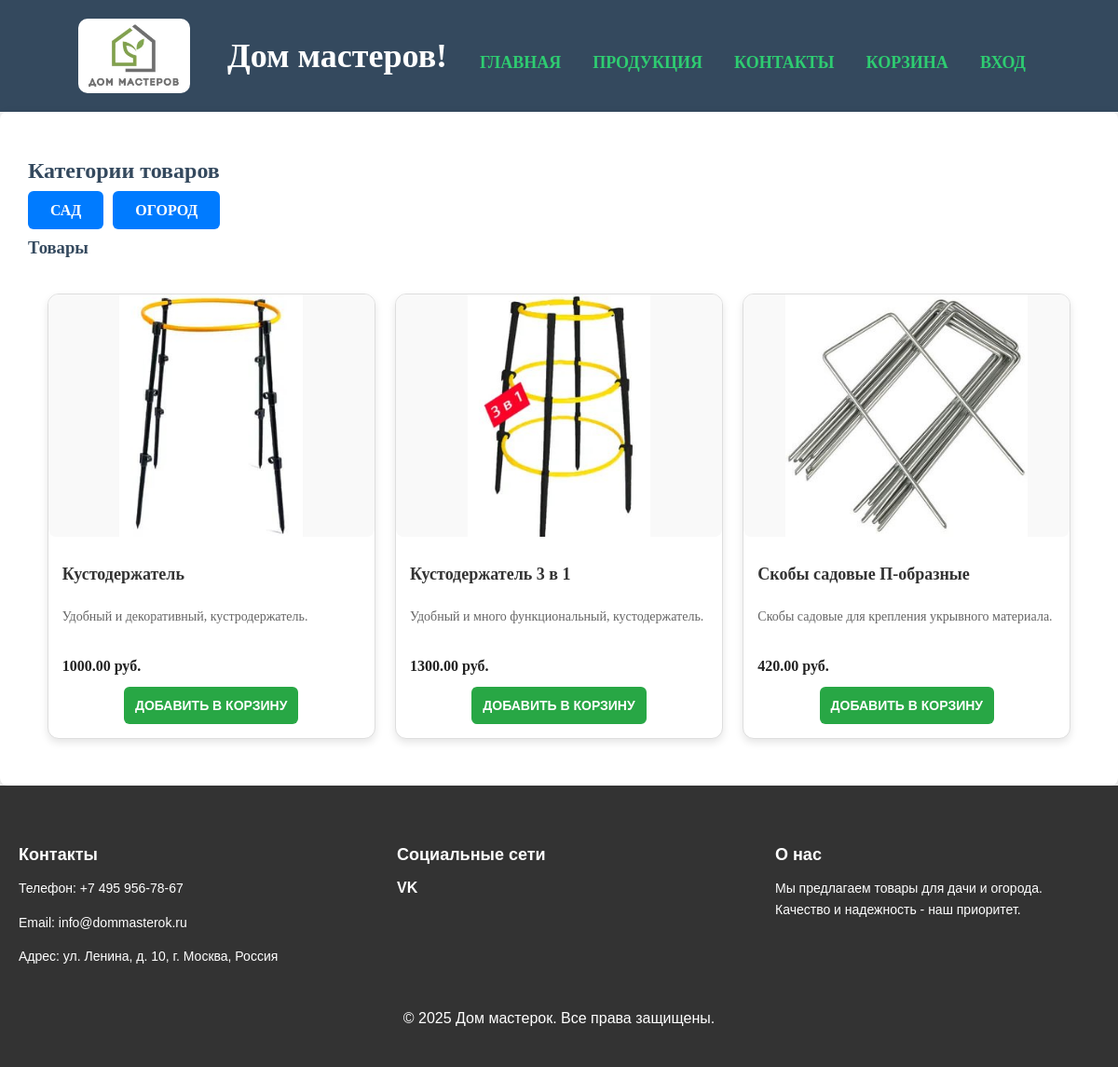
The page /ProizCom/products.php?category_id=2 on the database its author committed.
### tables this page shows
CREATE TABLE `Categories` (
  `id` int NOT NULL,
  `name` varchar(100) DEFAULT NULL,
  `description` text
);

CREATE TABLE `Products` (
  `id` int NOT NULL,
  `name` varchar(100) DEFAULT NULL,
  `description` text,
  `price` decimal(10,2) DEFAULT NULL,
  `image_path` varchar(255) DEFAULT NULL,
  `category_id` int DEFAULT NULL
);

### ProizCom/products.php (the view, shortened to what this page needs)
<?php
include('connect.php');
include('include/header.php');
$stmt_categories = $conn->prepare("SELECT * FROM Categories");
$stmt_categories->execute();
$result_categories = $stmt_categories->get_result();
$category_id = isset($_GET['category_id']) ? (int)$_GET['category_id'] : 0;
$sql_products = $category_id ?
    "SELECT * FROM Products WHERE category_id = ?" :
    "SELECT * FROM Products";
$stmt_products = $conn->prepare($sql_products);
if ($category_id) {
    $stmt_products->bind_param("i", $category_id);
}
$stmt_products->execute();
$result_products = $stmt_products->get_result();
?>
<!DOCTYPE html>
<html lang="ru">
<head>
    <link rel="stylesheet" href="style.css">
</head>
<body>
<main>
    <section>
        <h2>Категории товаров</h2>
        <ul class="category-list">
            <?php if ($result_categories->num_rows): ?>
                <?php while ($category = $result_categories->fetch_assoc()): ?>
                    <li><a href="?category_id=<?= $category['id'] ?>"><?= $category['name'] ?></a></li>
                <?php endwhile; ?>
            <?php else: ?>
                <li>Категории не найдены</li>
            <?php endif; ?>
        </ul>
        <h3>Товары</h3>
        <div class="products">
            <?php if ($result_products->num_rows): ?>
                <?php while ($product = $result_products->fetch_assoc()):
                    $image_path = file_exists($product['image_path']) ? $product['image_path'] : 'default_image.jpg';
                ?>
                    <div class="product-card">
                        <img src="<?= $image_path ?>" alt="<?= $product['name'] ?>" class="product-image">
                        <div class="product-info">
                            <h4 class="product-name"><?= $product['name'] ?></h4>
                            <p class="product-description"><?= $product['description'] ?></p>
                            <p class="product-price"><?= $product['price'] ?> руб.</p>
                            <form action="cart.php" method="POST">
                                <button type="submit" class="add-to-cart-btn">Добавить в корзину</button>
                            </form>
                        </div>
                    </div>
                <?php endwhile; ?>
            <?php else: ?>
                <p>Товары не найдены</p>
            <?php endif; ?>
        </div>
    </section>
</main>
<?php include('include/footer.php'); ?>
</body>
</html>

### ProizCom/style.css (style rules this page uses)
body { font-family: 'Georgia', serif; background-color: #f4f4f4; color: #333; margin: 0; padding: 0; }
section { padding: 30px; max-width: 1200px; margin: 0 auto; background-color: #fff; border-radius: 8px; box-shadow: 0px 4px 12px rgba(0, 0, 0, 0.1); }
form { display: flex; flex-direction: column; gap: 20px; max-width: 600px; margin: 0 auto; }
form input[type="submit"], form button { background-color: #2ecc71; color: #fff; font-size: 18px; padding: 12px 20px; border: none; cursor: pointer; border-radius: 5px; transition: background-color 0.3s ease; }
h2, h3 { color: #34495e; }
p, label { font-size: 16px; line-height: 1.5; }
button, a { font-weight: bold; text-transform: uppercase; }
.products { display: flex; flex-wrap: wrap; gap: 20px; padding: 20px; }
.product-card { display: flex; width: calc(50% - 20px); background-color: #f4f4f4; border: 1px solid #e0e0e0; border-radius: 8px; box-shadow: 0 4px 8px rgba(0, 0, 0, 0.1); overflow: hidden; transition: transform 0.3s ease, box-shadow 0.3s ease; min-height: 300px; }
.product-image { width: 300px; height: 300px; object-fit: cover; background-color: #f4f4f4; border-radius: 8px; }
.product-info { padding: 45px; margin-top: 15px; flex-grow: 1; }
.product-name { font-size: 1.2em; margin-bottom: 10px; font-weight: bold; color: #333; }
.product-description { font-size: 0.9em; color: #666; margin-bottom: 15px; }
.product-price { font-size: 1.1em; color: #4CAF50; font-weight: bold; margin-bottom: 15px; }
.add-to-cart-btn { background-color: #4CAF50; color: #fff; padding: 10px; border: none; border-radius: 4px; width: 100%; cursor: pointer; font-size: 1em; transition: background-color 0.3s ease; }

### ProizCom/products.php (style rules this page uses)
.category-list { list-style: none; padding: 0; display: flex; flex-wrap: wrap; gap: 10px; margin-bottom: 20px; }
.category-list a { padding: 12px 24px; background: #007BFF; color: #fff; text-decoration: none; font-weight: 600; border-radius: 6px; transition: 0.3s; }
.products { display: grid; grid-template-columns: repeat(auto-fit, minmax(350px, 1fr)); align-items: start; justify-items: center; }
.product-card { background: #fff; width: 350px; border: 1px solid #ddd; border-radius: 12px; overflow: hidden; display: flex; flex-direction: column; }
.product-image { width: 100%; height: 260px; object-fit: contain; background: #f9f9f9; display: block; }
.product-info { padding: 15px; flex: 1; display: flex; flex-direction: column; justify-content: space-between; }
.product-name { font-size: 18px; font-weight: 600; color: #333; margin: 0 0 10px; }
.product-description { font-size: 14px; color: #666; flex: 1; margin-bottom: 15px; }
.product-price { font-size: 16px; font-weight: bold; color: #222; margin-bottom: 10px; }
.add-to-cart-btn { padding: 12px; background: #28a745; color: #fff; border: none; border-radius: 6px; font-size: 14px; cursor: pointer; transition: 0.3s; }

### rows shown on the page
categories: name "САД"
categories: name "ОГОРОД"
products: image_path (picture), name "Кустодержатель", description "Удобный и декоративный, кустродержатель.", price "1000.00"
products: image_path (picture), name "Кустодержатель 3 в 1", description "Удобный и много функциональный, кустодержатель.", price "1300.00"
products: image_path (picture), name "Скобы садовые П-образные", description "Скобы садовые для крепления укрывного материала.", price "420.00"
